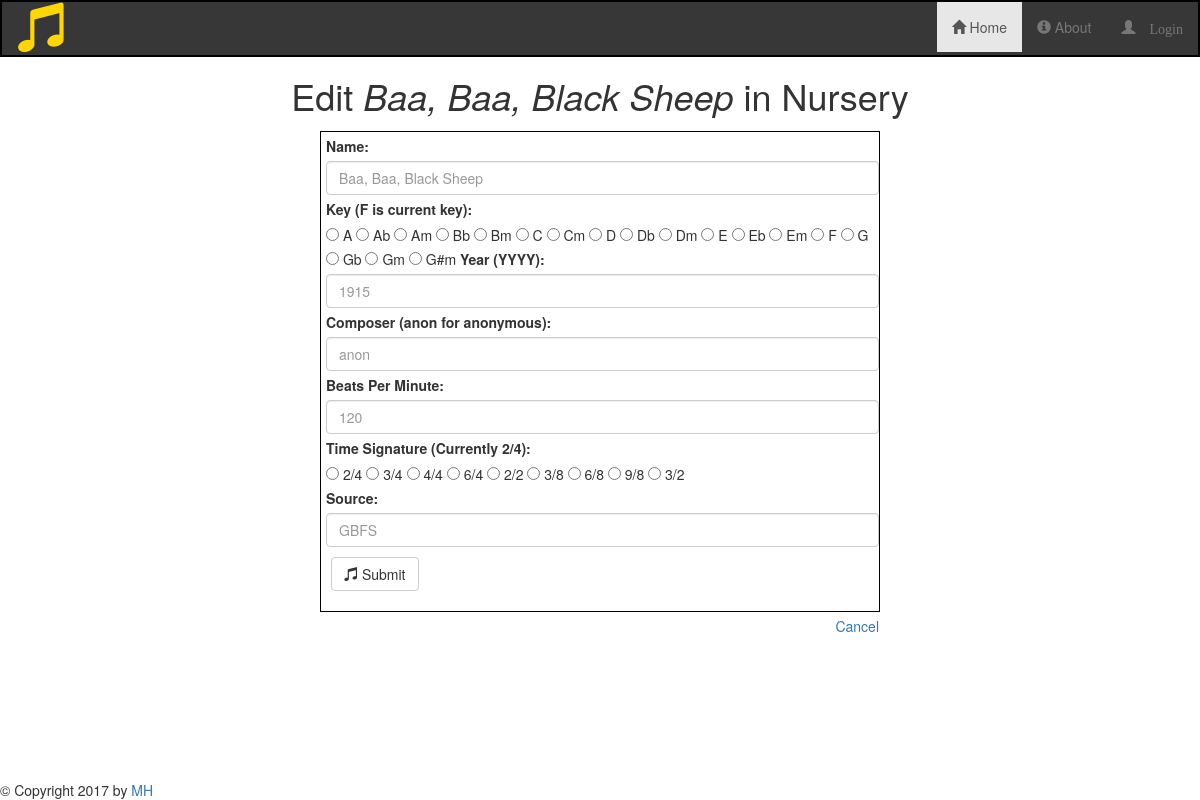
/category/Nursery/Baa, Baa, Black Sheep /1/edit, run on the app's committed database.
### songsdb_setup.py (models this page shows, shortened)
class Song(Base):
    __tablename__ = 'allsongs'
    id = Column(Integer, primary_key = True)
    name = Column(String, nullable = False)
    key = Column(String, nullable = False)
    year = Column(Integer, nullable = False)
    composer = Column(String, nullable = False)
    bpm = Column(Integer, nullable = False)
    timesig = Column(String, nullable = False)
    source = Column(String, nullable = False)
    category_id = Column(Integer, ForeignKey('category.id'))
    category = relationship(Category)
    user_id = Column(Integer, ForeignKey('user.id'))
    user = relationship(User)

class Category(Base):
    __tablename__ = 'category'
    id = Column(Integer, primary_key = True)
    name = Column(String(100), nullable = False)
    user_id = Column(Integer, ForeignKey('user.id'))
    user = relationship(User)

### application.py (the view)
@app.route('/category/<category>/<name>/<int:song_id>/edit', methods = ['GET', 'POST'])
def editSong(category, name, song_id):
    print category
    currentCategory = session.query(Category).filter(Category.name == category).one()
    editedSong = session.query(Song).filter(Song.id == song_id).one()
    if request.method == 'POST':
        if request.form['name']:
            editedSong.name = request.form['name']
        if request.form['key']:
            editedSong.key = request.form['key']
        if request.form['year']:
            editedSong.year = request.form['year']
        if request.form['composer']:
            editedSong.composer = request.form['composer']
        if request.form['bpm']:
            editedSong.bpm = request.form['bpm']
        if request.form['timesig']:
            editedSong.timesig = request.form['timesig']
        session.add(editedSong)
        session.commit()
        flash('Song Successfully Edited!')
        return redirect(url_for('showCategorySongs', category = category, category_id = currentCategory.id))
    else:
        return render_template('editsong.html', category = category,
                               song = editedSong,
                               name = editedSong.name,
                               song_id = editedSong.id)

### templates/editsong.html (shortened to what this page needs)
{% extends "main.html" %} {% block content %}
<div class="row divider">
    <div class="col-lg-12"></div>
</div>
<h1 class="text-center">Edit <i>{{ song.name }}</i> in {{ category }}</h1>
<div class="form-group col-lg-6 col-lg-offset-3">
<form action="{{ url_for('editSong', category = category, name = song.name, song_id = song.id) }}" method="post">
        <div class="form-group">
            <label for="name">Name:</label>
            <input type="text" class="form-control" maxlength="80" name="name" placeholder="{{ song.name }}">
            <label for="key">Key ({{ song.key }} is current key):</label><br>
            <input type="radio" value="A" name ="key">  A
            <input type="radio" value="Ab" name ="key">  Ab
            <input type="radio" value="Am" name ="key">  Am
            <input type="radio" value="Bb" name="key">  Bb
            <input type="radio" value="Bm" name="key">  Bm
            <input type="radio" value="C" name="key">  C
            <input type="radio" value="Cb" name="key">  Cm
            <input type="radio" value="D" name="key">  D
            <input type="radio" value="Db" name="key">  Db
            <input type="radio" value="Dm" name="key">  Dm
            <input type="radio" value="E" name="key">  E
            <input type="radio" value="Eb" name="key">  Eb
            <input type="radio" value="Em" name="key">  Em
            <input type="radio" value="F" name="key">  F
            <input type="radio" value="G" name="key">  G
            <input type="radio" value="Gb" name="key">  Gb
            <input type="radio" value="Gm" name="key">  Gm
            <input type="radio" value="G#m" name="key">  G#m
            <label for="year">Year (YYYY):</label>
            <input type="integer" class="form-control" maxlength="4" name="year" placeholder="{{ song.year }}">
            <label for="composer">Composer (anon for anonymous):</label>
            <input type="text" class="form-control" maxlength="100" name="composer" placeholder="{{ song.composer }}">
            <label for="bpm">Beats Per Minute:</label>
            <input type="integer" class="form-control" maxlength="3" name="bpm" placeholder="{{ song.bpm }}">
            <label for="timesig">Time Signature (Currently {{ song.timesig }}):</label><br>
            <input type="radio" value="2/4" name ="key">  2/4
            <input type="radio" value="3/4" name ="key">  3/4
            <input type="radio" value="4/4" name ="key">  4/4
            <input type="radio" value="6/4" name ="key">  6/4
            <input type="radio" value="2/2" name ="key">  2/2
            <input type="radio" value="3/8" name ="key">  3/8
            <input type="radio" value="6/8" name ="key">  6/8
            <input type="radio" value="9/8" name ="key">  9/8
            <input type="radio" value="3/2" name ="key">  3/2
            <br>
            <label for="source">Source:</label>
            <input type="text" class="form-control" maxlength="3" name="source" placeholder="{{ song.source }}">
            <button type="submit" class="btn btn-default" id="edit-submit" type="submit">
                <span class="glyphicon glyphicon-music" aria-hidden="true"></span> Submit</button>
        </div>
        <a href="{{ url_for('showCategories')}}" id="cancel"> Cancel </a>
</form>
</div>
{% endblock %}

### static/styles.css (style rules this page uses)
form { border: 1px solid black; padding-left: 5px; margin: 5px; }
label { margin-top: 4px; }
#edit-submit { margin-top: 10px; }
.btn { margin: 5px; }
#cancel { float:right; margin-top: 5px; }

### data on the page
Song: name "Baa, Baa, Black Sheep", key "F", year "1915", composer "anon", bpm "120", timesig "2/4", source "GBFS"
Category: name "Nursery"
